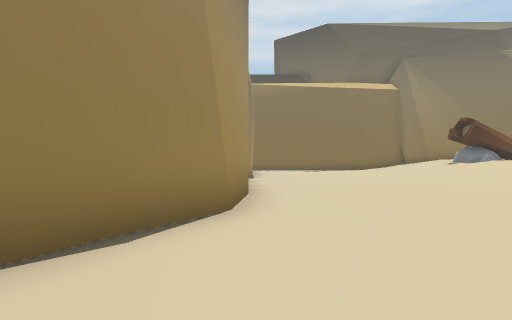
view 1 (above)

21 first-person views from a walk through a Unity game level. The camera is 1.3 m above the floor, looks level and sees 70° across. The floor is counted in squares, 2 m on a side. Each view is taken from the middle of a square. On the plan, view 1 faces up. The plan holds only what a view shows up to about 11 squares ahead; the rest is blank. The place goes on beyond the plan. The player character is not drawn. Some surface patterns are stand-ins.

view 2
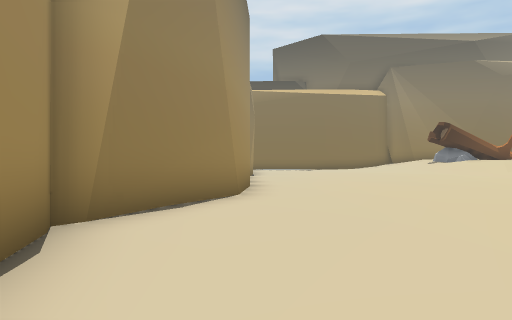

view 3
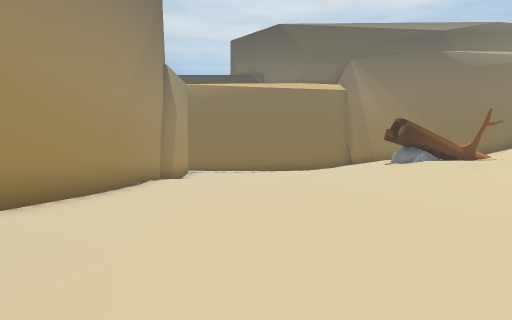

view 4
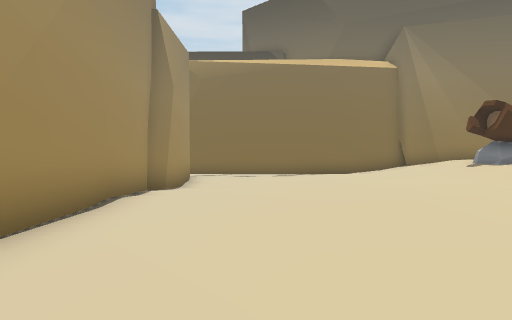

view 5
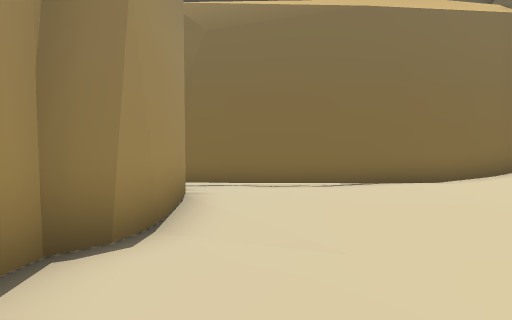

view 6
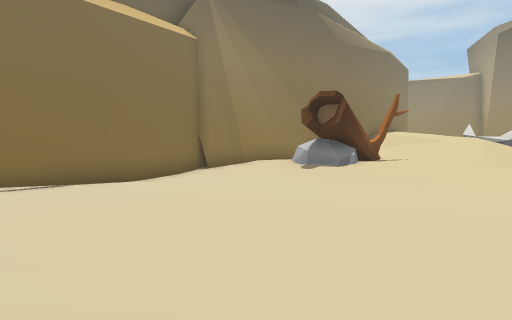

view 7
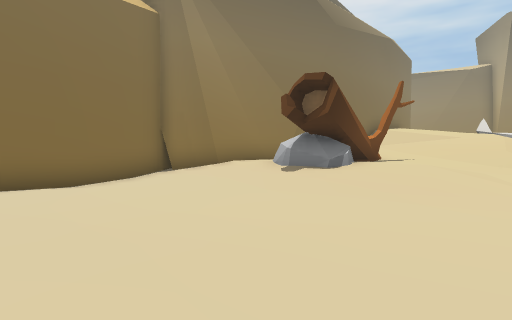

view 8
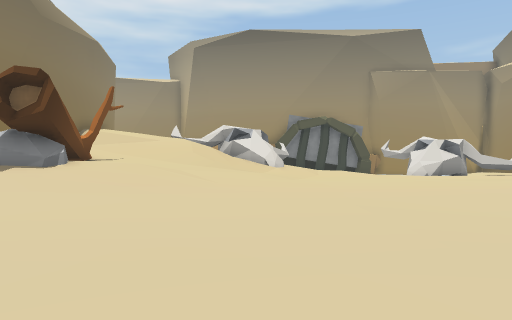

view 9
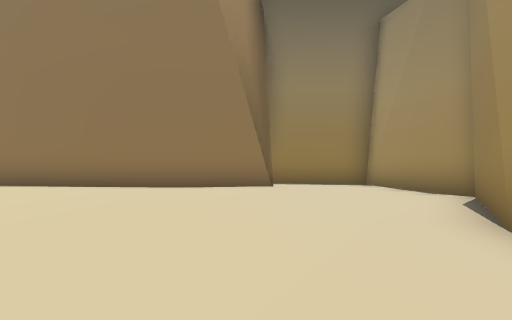

view 10
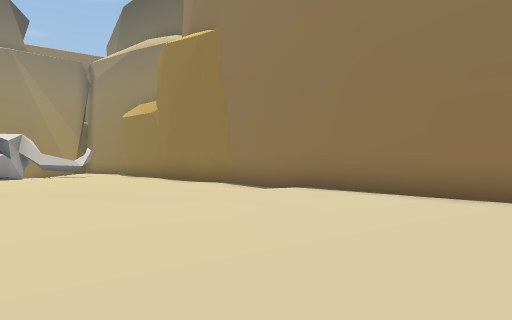

view 11
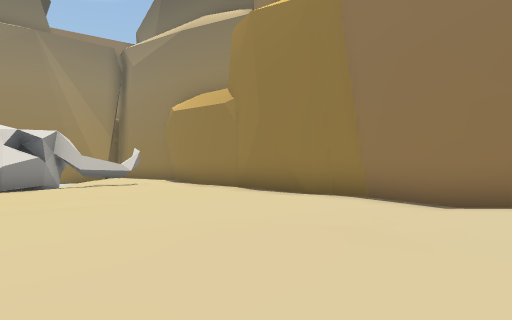

view 12
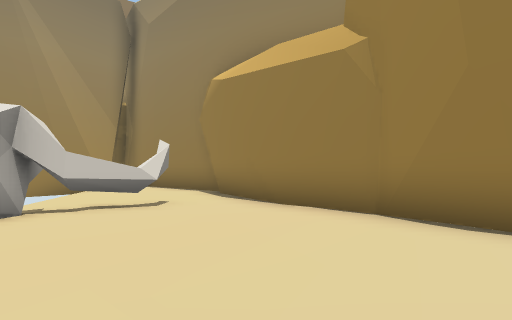

view 13
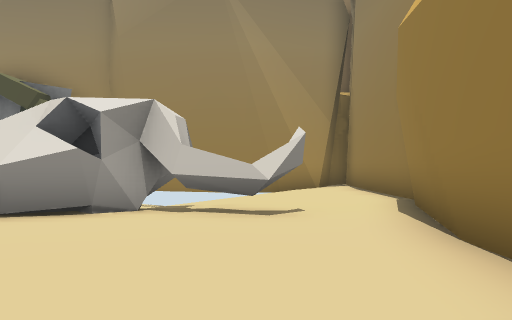

view 14
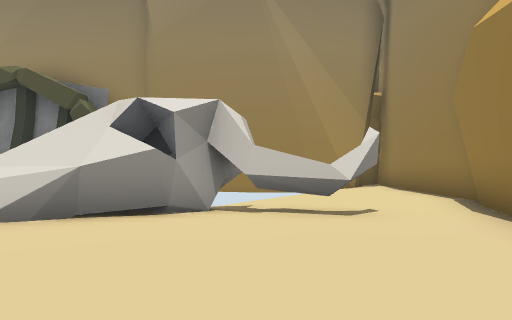

view 15
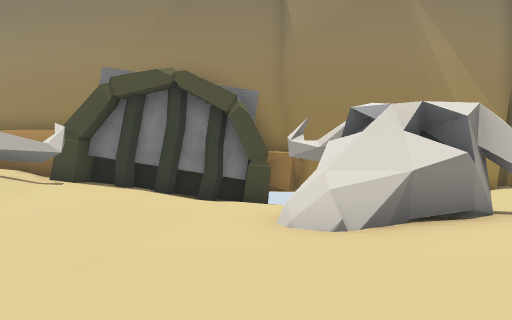

view 16
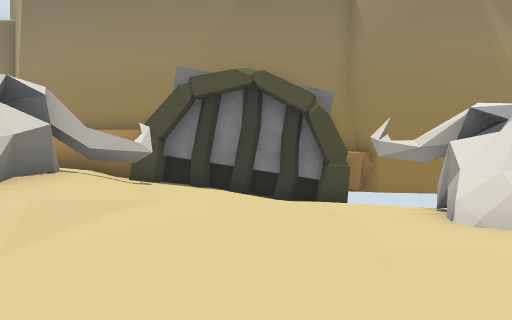

view 17
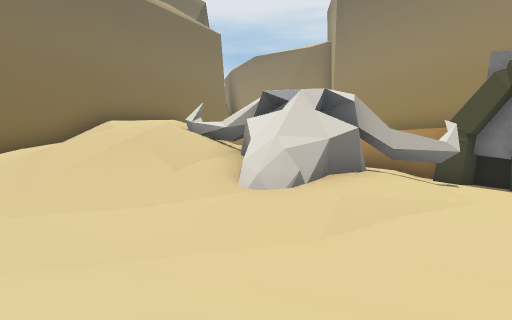

view 18
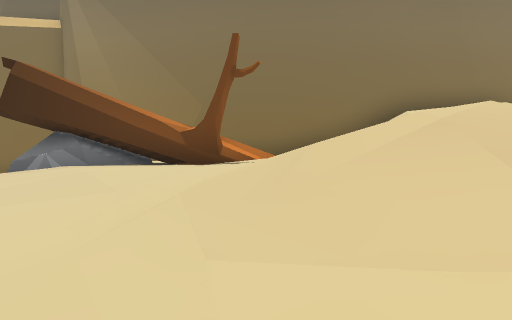

view 19
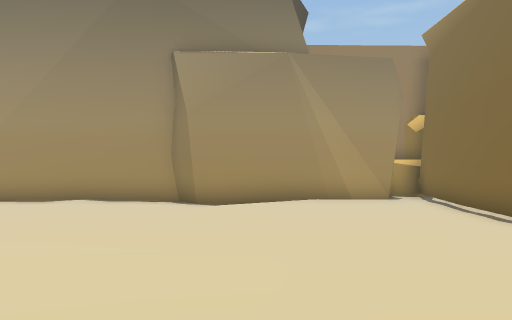

view 20
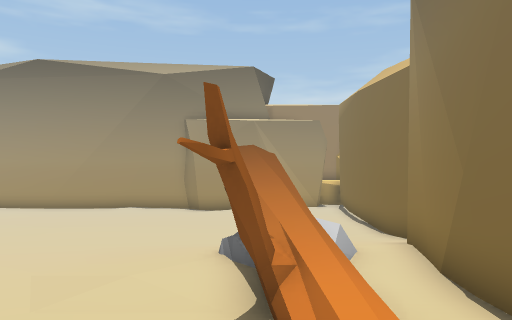

view 21
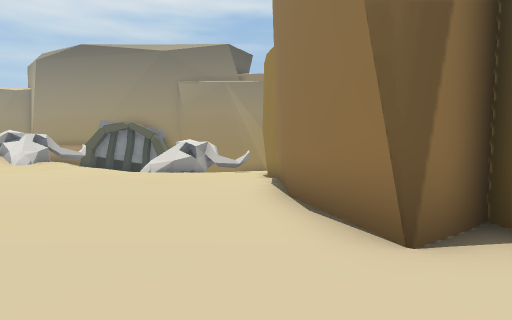

### Floor plan
Key: @ floor where view 1 was taken; # wall or solid block; . main floor; : floor 0.25 m higher than the main floor; - floor 0.25 m lower than the main floor; + floor 0.5 m higher than the main floor; _ floor 0.5 m lower than the main floor; * floor 1.25 m higher than the main floor; % floor 1.5 m higher than the main floor; / step, stairs or slope; = window, fence, low wall or low ledge; ^ raised ledge; v drop or lower ground.
Columns run from 2 left of view 1 to 24 right of it. Each row starts with its distance up from view 1.
 21  ############
 20  #.....::///############
 19  #......::///%%%////
 18  #......:://=v///////
 17  #......:://=###//////
 16  ##.:....:///**///////
 15  ##..:...:////////////
 14  #...::::.///////////#   #
 13  #....::::::////////##   #
 12  #....:::::::://///^###//#
 11  #.....::::::::////^/##//#
 10  #.....::::::::::////////#
  9  #.....::::::::::::++////#
  8  ##....::::::::: .+++////#
  7  ##....::::::::: .../////#
  6  #.....::::::::: ..../// ##
  5  #.....::::+::::...^##_  /#
  4  #.....::::+::::....###  /#
  3 ##.....:::./.:::....##/  /#
  2 #......::....:...:..#-// ##
  1 #.......::.......:..^.///#
  0 #.@......::............./##
 -1 #...#################.....#
 -2 ##...#              #######
 -3  #####

Positions as (right, up) in squares from view 1, and headings:
1: (0, 0), facing up
2: (0, -2), facing up
3: (3, 0), facing up
4: (2, 5), facing up
5: (1, 11), facing up
6: (1, 11), facing up-right
7: (3, 12), facing up-right
8: (2, 12), facing right
9: (2, 8), facing down
10: (3, 6), facing down-right
11: (7, 6), facing down-right
12: (12, 4), facing down-right
13: (13, 1), facing right
14: (13, 2), facing right
15: (13, 6), facing right
16: (13, 8), facing right
17: (13, 8), facing up-right
18: (14, 10), facing up
19: (10, 16), facing left
20: (17, 17), facing left
21: (-1, 0), facing right
